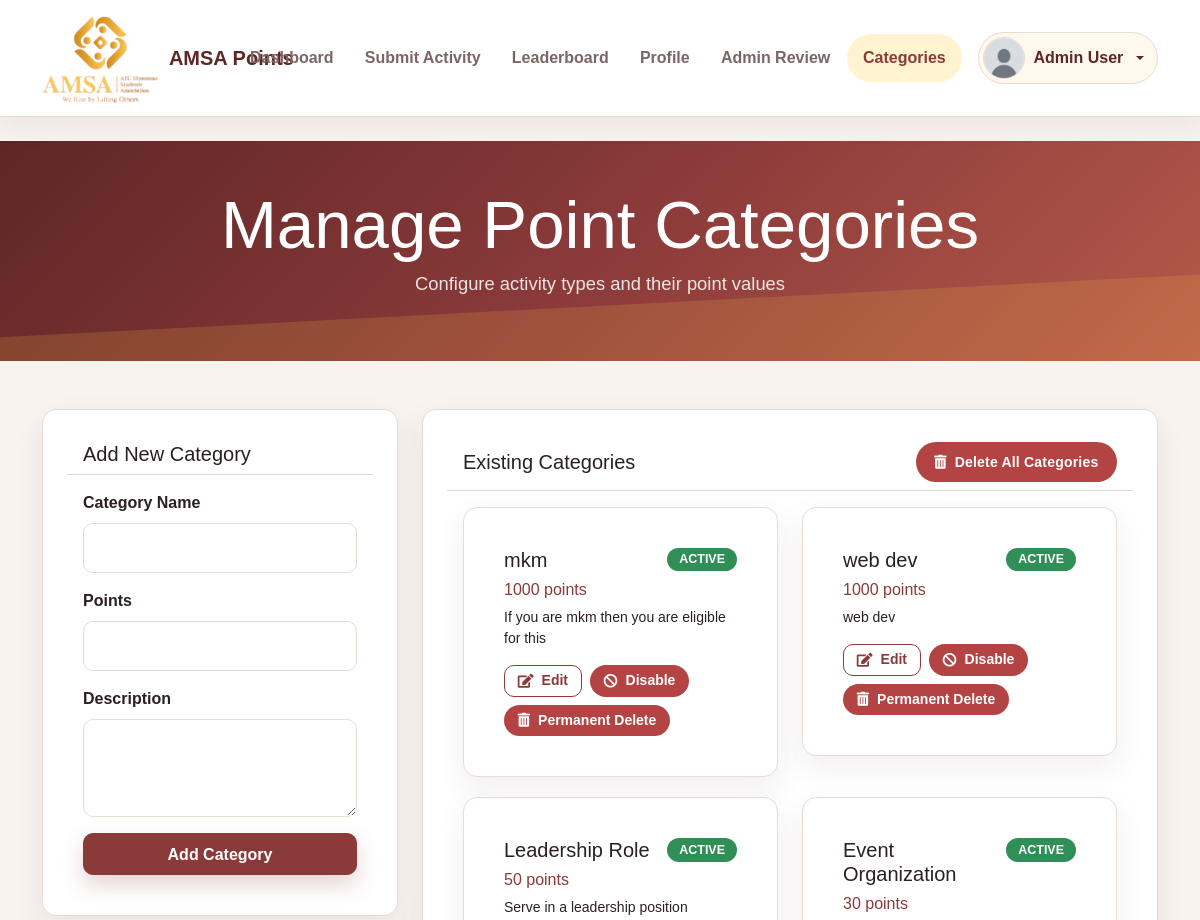
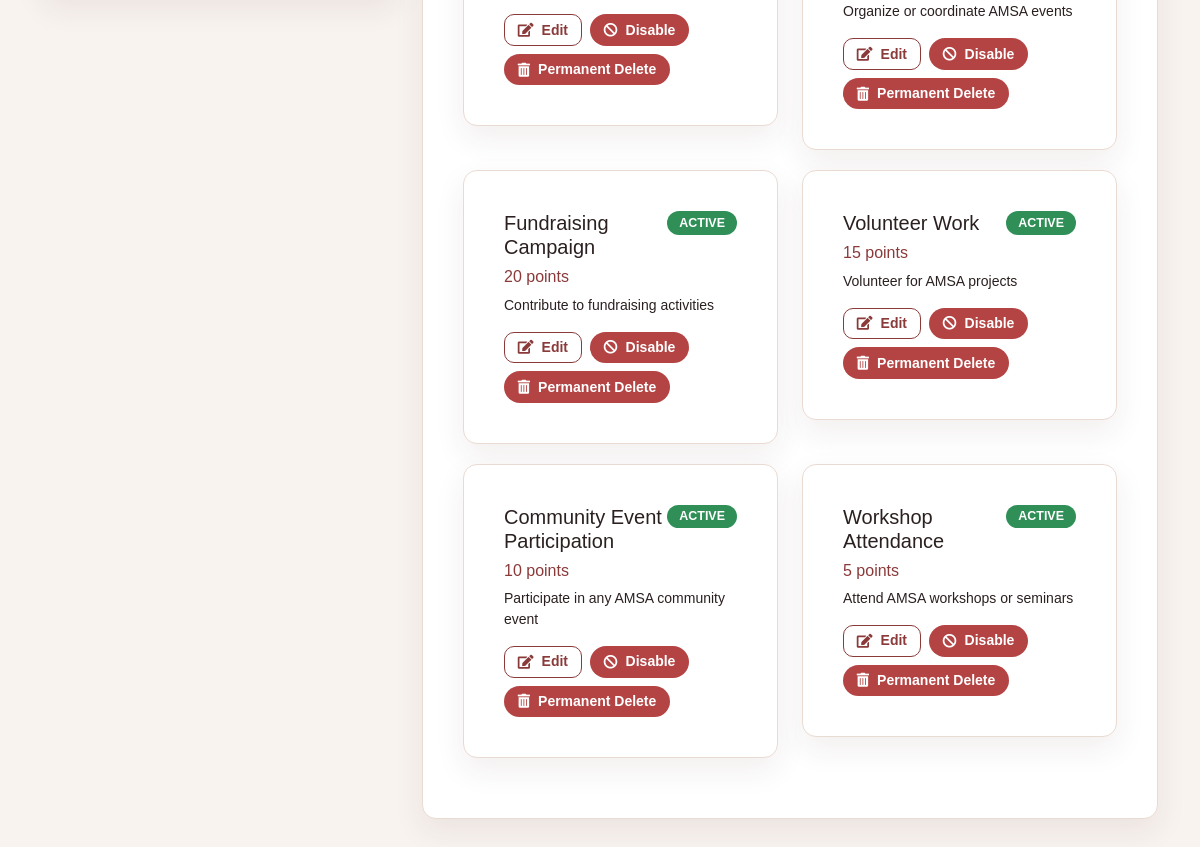
The page /point/point_categories_admin.php (signed in) on the database its author committed (2 pictures, top to bottom).
### tables this page shows
CREATE TABLE `user` (
  `id` int(11) NOT NULL,
  `name` varchar(100) NOT NULL,
  `password` varchar(255) NOT NULL,
  `email` varchar(150) NOT NULL,
  `role` enum('member','president','vice_president','secretary','male_treasurer','female_treasurer','system_admin') NOT NULL DEFAULT 'member',
  `status` enum('active','inactive','suspended') NOT NULL DEFAULT 'active',
  `profile_image` varchar(255) DEFAULT NULL,
  `last_login` datetime DEFAULT NULL,
  `created_at` datetime DEFAULT current_timestamp(),
  `updated_at` datetime DEFAULT NULL ON UPDATE current_timestamp()
);

CREATE TABLE `point_category` (
  `id` int(11) NOT NULL,
  `category_name` varchar(100) NOT NULL,
  `points` int(11) NOT NULL,
  `description` text DEFAULT NULL,
  `status` enum('active','inactive') DEFAULT 'active',
  `created_at` datetime DEFAULT current_timestamp(),
  `updated_at` datetime DEFAULT NULL ON UPDATE current_timestamp()
);

### config/database.php (called while the page is built, shortened)
<?php
$conn = new mysqli(DB_HOST, DB_USER, DB_PASS, DB_NAME);
$conn->set_charset("utf8mb4");
$conn->query("SET time_zone = '+08:00'");
function ensureProfileImageColumn() {
    global $conn;
    $stmt = $conn->prepare("
        SELECT COUNT(*) AS total
        FROM INFORMATION_SCHEMA.COLUMNS
        WHERE TABLE_SCHEMA = DATABASE()
          AND TABLE_NAME = 'user'
          AND COLUMN_NAME = 'profile_image'
    ");
    $stmt->execute();
    $exists = (int) ($stmt->get_result()->fetch_assoc()['total'] ?? 0);
    if ($exists > 0) {
        return true;
    }
    return $conn->query("ALTER TABLE `user` ADD COLUMN `profile_image` varchar(255) DEFAULT NULL AFTER `status`");
}
function profileImageUrl($profileImage = null, $prefix = '../') {
    $profileImage = trim((string) $profileImage);
    return rtrim($prefix, '/') . '/img/user.jpg';
}
function getUserProfile($userId) {
    global $conn;
    ensureProfileImageColumn();
    $stmt = $conn->prepare("
        SELECT u.id, u.name, u.email, u.role, u.status, u.created_at, u.profile_image,
               COALESCE(up.total_points, 0) AS total_points
        FROM user u
        LEFT JOIN user_points up ON up.user_id = u.id
        WHERE u.id = ?
    ");
    $stmt->bind_param("i", $userId);
    $stmt->execute();
    return $stmt->get_result()->fetch_assoc();
}
function currentUserId() {
    if (isset($_SESSION['user_id'])) {
        return (int) $_SESSION['user_id'];
    }
    return null;
}
function normalizeRole($role) {
    return $role === 'admin' ? 'system_admin' : $role;
}
function adminRoleValues() {
    return [
        'president',
        'vice_president',
        'secretary',
        'male_treasurer',
        'female_treasurer',
        'system_admin',
    ];
}
function isAdminRole($role) {
    return in_array(normalizeRole($role), adminRoleValues(), true);
}
function currentUserRole() {
    global $conn;
    $userId = currentUserId();
    $stmt = $conn->prepare("SELECT role FROM user WHERE id = ? AND status = 'active'");
    $stmt->bind_param("i", $userId);
    $stmt->execute();
    $user = $stmt->get_result()->fetch_assoc();
    if ($user) {
        $role = normalizeRole($user['role']);
        return $role;
    }
    return null;
}
?>

### point/point_categories_admin.php (the view, shortened to what this page needs)
<?php
require_once '../config/database.php';
$result = $conn->query("SELECT * FROM point_category ORDER BY status ASC, points DESC");
$categories = $result->fetch_all(MYSQLI_ASSOC);
?>
<!DOCTYPE html>
<html lang="en">
<head>
    <link href="https://cdn.jsdelivr.net/npm/bootstrap@5.0.0/dist/css/bootstrap.min.css" rel="stylesheet">
    <link href="points-style.css" rel="stylesheet">
    <link href="https://cdnjs.cloudflare.com/ajax/libs/font-awesome/5.10.0/css/all.min.css" rel="stylesheet">
</head>
<body class="points-page">
    <?php include __DIR__ . '/includes/navbar.php'; ?>
    <div class="container-fluid bg-primary points-hero py-5 mb-5">
        <div class="container text-center">
            <h1 class="display-4 text-white">Manage Point Categories</h1>
            <p class="text-white">Configure activity types and their point values</p>
        </div>
    </div>
    <div class="container mb-5">
        <div class="row">
            <div class="col-lg-4">
                <div class="card shadow-sm amsa-card">
                    <div class="card-header bg-white">
                        <h5 class="mb-0">Add New Category</h5>
                    </div>
                    <div class="card-body">
                        <form method="POST">
                            <div class="mb-3">
                                <label class="form-label">Category Name</label>
                                <input type="text" name="category_name" class="form-control amsa-form-control" required>
                            </div>
                            <div class="mb-3">
                                <label class="form-label">Points</label>
                                <input type="number" name="points" class="form-control amsa-form-control" required min="1">
                            </div>
                            <div class="mb-3">
                                <label class="form-label">Description</label>
                                <textarea name="description" class="form-control amsa-form-control" rows="3"></textarea>
                            </div>
                            <button type="submit" name="add_category" class="btn btn-primary amsa-btn amsa-btn-primary w-100">Add Category</button>
                        </form>
                    </div>
                </div>
            </div>
            <div class="col-lg-8">
                <div class="card shadow-sm amsa-card">
                    <div class="card-header bg-white d-flex flex-wrap align-items-center justify-content-between gap-2">
                        <h5 class="mb-0">Existing Categories</h5>
                        <?php if (!empty($categories)): ?>
                            <button type="button" class="btn btn-sm btn-danger amsa-btn amsa-btn-danger danger-zone-btn" onclick="confirmDeleteAllCategories()">
                                <i class="fas fa-trash-alt"></i> Delete All Categories
                            </button>
                        <?php endif; ?>
                    </div>
                    <div class="card-body">
                        <?php if (empty($categories)): ?>
                            <div class="amsa-empty-state">
                                <i class="fas fa-list fa-2x mb-3 text-primary"></i>
                                <h4>No Categories Yet</h4>
                                <p class="mb-0">Add the first category so members can submit point requests.</p>
                            </div>
                        <?php else: ?>
                        <div class="row">
                            <?php foreach($categories as $category): ?>
                            <div class="col-md-6">
                                <div class="card category-card amsa-card">
                                    <div class="card-body">
                                        <div class="d-flex justify-content-between align-items-start mb-2">
                                            <h5 class="card-title mb-0"><?php echo htmlspecialchars($category['category_name']); ?></h5>
                                            <span class="badge amsa-badge <?php echo $category['status'] == 'active' ? 'badge-active amsa-badge-active' : 'badge-inactive amsa-badge-inactive'; ?>">
                                                <?php echo ucfirst(htmlspecialchars($category['status'])); ?>
                                            </span>
                                        </div>
                                        <h6 class="text-primary"><?php echo (int) $category['points']; ?> points</h6>
                                        <p class="card-text small"><?php echo htmlspecialchars($category['description'] ?? ''); ?></p>
                                        <div class="category-actions">
                                            <button class="btn btn-sm btn-outline-primary amsa-btn amsa-btn-ghost amsa-btn-sm"
                                                onclick='editCategory(<?php echo json_encode([
                                                    'id' => (int) $category['id'],
                                                    'name' => $category['category_name'],
                                                    'points' => (int) $category['points'],
                                                    'description' => $category['description'] ?? '',
                                                    'status' => $category['status'],
                                                ]); ?>)'>
                                                <i class="fas fa-edit"></i> Edit
                                            </button>
                                            <?php if ($category['status'] === 'active'): ?>
                                                <button class="btn btn-sm btn-outline-danger amsa-btn amsa-btn-danger amsa-btn-sm" onclick="disableCategory(<?php echo (int) $category['id']; ?>, <?php echo htmlspecialchars(json_encode($category['category_name']), ENT_QUOTES); ?>)">
                                                    <i class="fas fa-ban"></i> Disable
                                                </button>
                                            <?php endif; ?>
                                            <button class="btn btn-sm btn-danger amsa-btn amsa-btn-danger amsa-btn-sm" onclick="confirmPermanentDeleteCategory(<?php echo (int) $category['id']; ?>, <?php echo htmlspecialchars(json_encode($category['category_name']), ENT_QUOTES); ?>)">
                                                <i class="fas fa-trash-alt"></i> Permanent Delete
                                            </button>
                                        </div>
                                    </div>
                                </div>
                            </div>
                            <?php endforeach; ?>
                        </div>
                        <?php endif; ?>
                    </div>
                </div>
            </div>
        </div>
    </div>
</body>
</html>

### point/includes/navbar.php (shortened to what this page needs)
<?php
$pointsUser = currentUserId() ? getUserProfile(currentUserId()) : null;
$pointsUserName = $pointsUser['name'] ?? ($_SESSION['user_name'] ?? 'AMSA User');
$pointsUserRole = currentUserRole();
$pointsAvatar = profileImageUrl($pointsUser['profile_image'] ?? null, '../');
$pointsIsAdmin = isAdminRole($pointsUserRole);
function pointsNavActive($page) {
    return basename($_SERVER['PHP_SELF']) === $page ? 'active' : '';
}
?>
<nav class="navbar navbar-light bg-light points-navbar border-bottom mb-4">
    <div class="container points-nav-container">
        <a class="navbar-brand fw-bold points-nav-brand" href="my_points.php">
            <img src="../img/logo.png" class="points-nav-logo" alt="AMSA">
            <span>AMSA Points</span>
        </a>
        <div class="points-nav-links">
            <a class="nav-link <?php echo pointsNavActive('my_points.php'); ?>" href="my_points.php">Dashboard</a>
            <a class="nav-link <?php echo pointsNavActive('point_request.php'); ?>" href="point_request.php">Submit Activity</a>
            <a class="nav-link <?php echo pointsNavActive('leaderboard.php'); ?>" href="leaderboard.php">Leaderboard</a>
            <a class="nav-link <?php echo pointsNavActive('profile.php'); ?>" href="profile.php">Profile</a>
            <?php if ($pointsIsAdmin): ?>
                <a class="nav-link <?php echo pointsNavActive('admin_points.php'); ?>" href="admin_points.php">Admin Review</a>
                <a class="nav-link <?php echo pointsNavActive('point_categories_admin.php'); ?>" href="point_categories_admin.php">Categories</a>
            <?php endif; ?>
        </div>
        <div class="points-nav-profile dropdown">
            <button class="points-profile-toggle dropdown-toggle" type="button" id="pointsProfileDropdown" data-bs-toggle="dropdown" aria-expanded="false">
                <img src="<?php echo htmlspecialchars($pointsAvatar); ?>" class="points-nav-avatar" alt="Profile image">
                <span><?php echo htmlspecialchars($pointsUserName); ?></span>
            </button>
        </div>
    </div>
</nav>

### rows shown on the page
user: name "Admin User"
point_category: category_name "mkm", status "ACTIVE", points "1000", description "If you are mkm then you are eligible for this"
point_category: category_name "web dev", status "ACTIVE", points "1000", description "web dev"
point_category: category_name "Leadership Role", status "ACTIVE", points "50", description "Serve in a leadership position"
point_category: category_name "Event Organization", status "ACTIVE", points "30", description "Organize or coordinate AMSA events"
point_category: category_name "Fundraising Campaign", status "ACTIVE", points "20", description "Contribute to fundraising activities"
point_category: category_name "Volunteer Work", status "ACTIVE", points "15", description "Volunteer for AMSA projects"
point_category: category_name "Community Event Participation", status "ACTIVE", points "10", description "Participate in any AMSA community event"
point_category: category_name "Workshop Attendance", status "ACTIVE", points "5", description "Attend AMSA workshops or seminars"
